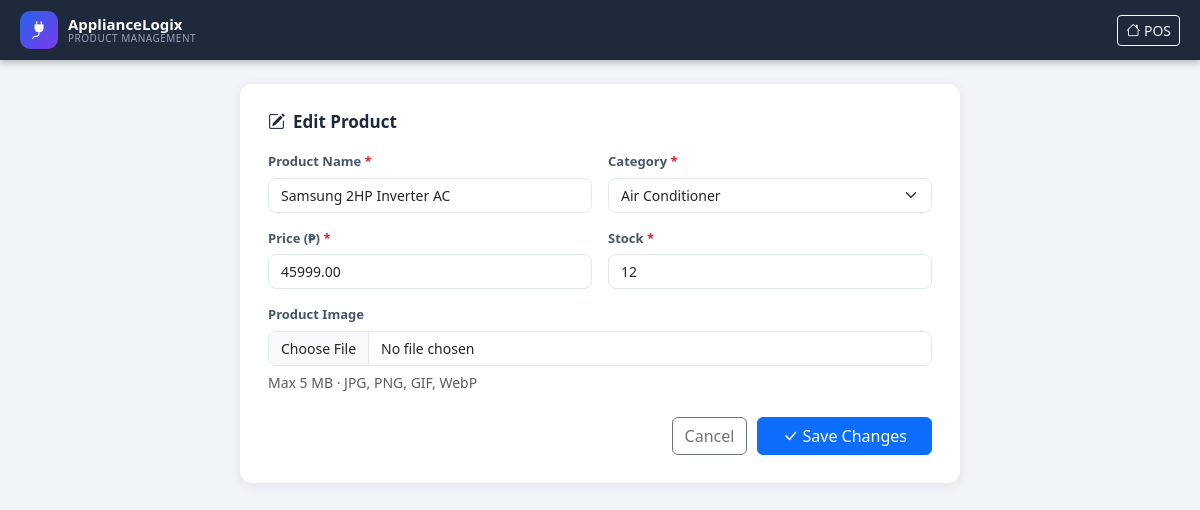
The page /products.php?action=edit&id=1 on the database its author committed.
### tables this page shows
CREATE TABLE IF NOT EXISTS products (
    id           INT AUTO_INCREMENT PRIMARY KEY,
    product_name VARCHAR(150)  NOT NULL,
    price        DECIMAL(10,2) NOT NULL DEFAULT 0.00,
    stock        INT           NOT NULL DEFAULT 0,
    categories   VARCHAR(100)  NOT NULL DEFAULT 'Other',
    image        VARCHAR(255)  DEFAULT NULL,
    created_at   TIMESTAMP     DEFAULT CURRENT_TIMESTAMP,
    updated_at   TIMESTAMP     DEFAULT CURRENT_TIMESTAMP ON UPDATE CURRENT_TIMESTAMP
);

### products.php (the view, shortened to what this page needs)
<?php
require_once 'config.php';
$action  = $_GET['action'] ?? 'list';
$id      = (int)($_GET['id'] ?? 0);
$editing = null;
if ($action === 'edit' && $id) {
    $s = $conn->prepare('SELECT * FROM products WHERE id=?');
    $s->bind_param('i', $id); $s->execute();
    $editing = $s->get_result()->fetch_assoc();
}
$products = [];
$cats = ['Air Conditioner','Dishwasher','Microwave','Oven','Refrigerator','Washer'];
?>
<!DOCTYPE html>
<html lang="en">
<head>
<link rel="stylesheet" href="https://cdn.jsdelivr.net/npm/bootstrap@5.3.3/dist/css/bootstrap.min.css">
<link rel="stylesheet" href="https://cdn.jsdelivr.net/npm/bootstrap-icons@1.11.3/font/bootstrap-icons.min.css">
<link rel="stylesheet" href="assets/css/style.css">
</head>
<body class="admin-body">
<nav class="top-navbar">
  <div class="navbar-brand-area">
    <div class="brand-icon"><i class="bi bi-plug-fill"></i></div>
    <div class="brand-text">
      <span class="brand-name">ApplianceLogix</span>
      <span class="brand-sub">Product Management</span>
    </div>
  </div>
  <div class="navbar-actions">
    <a href="index.php" class="btn btn-outline-light btn-sm"><i class="bi bi-house"></i> POS</a>
  </div>
</nav>
<div class="admin-container">
<?php if ($action === 'list'): ?>
<div class="d-flex align-items-center mb-3 gap-3">
  <h4 class="mb-0 fw-bold">Products <span class="badge bg-primary"><?= count($products) ?></span></h4>
  <input type="text" id="adminSearch" class="form-control form-control-sm ms-auto" style="max-width:260px" placeholder="Search…">
</div>
<div class="table-responsive admin-table-wrap">
<table class="table table-hover align-middle admin-table" id="adminTable">
  <thead>
    <tr>
      <th>#</th>
      <th>Image</th>
      <th>Product Name</th>
      <th>Category</th>
      <th>Price</th>
      <th>Stock</th>
      <th class="text-center">Actions</th>
    </tr>
  </thead>
  <tbody>
  <?php if (empty($products)): ?>
    <tr><td colspan="7" class="text-center py-4 text-muted">No products yet. <a href="products.php?action=add">Add one →</a></td></tr>
  <?php endif; ?>
  <?php foreach ($products as $i => $p):
    $img = $p['image'] && file_exists($p['image']) ? $p['image'] : null;
    $stockClass = $p['stock'] === 0 ? 'text-danger fw-bold' : ($p['stock'] <= 5 ? 'text-warning fw-bold' : 'text-success fw-bold');
  ?>
  <tr>
    <td class="text-muted small"><?= $i+1 ?></td>
    <td>
      <?php if ($img): ?>
        <img src="<?= htmlspecialchars($img) ?>" class="admin-thumb" alt="">
      <?php else: ?>
        <div class="admin-thumb-placeholder"><i class="bi bi-plug-fill"></i></div>
      <?php endif; ?>
    </td>
    <td class="fw-semibold"><?= htmlspecialchars($p['product_name']) ?></td>
    <td><span class="badge bg-secondary-subtle text-secondary"><?= htmlspecialchars($p['categories']) ?></span></td>
    <td>₱<?= number_format($p['price'], 2) ?></td>
    <td class="<?= $stockClass ?>"><?= $p['stock'] ?></td>
    <td class="text-center">
      <a href="products.php?action=edit&id=<?= $p['id'] ?>" class="btn btn-sm btn-outline-primary me-1">
        <i class="bi bi-pencil"></i> Edit
      </a>
      <a href="products.php?action=delete&id=<?= $p['id'] ?>" class="btn btn-sm btn-outline-danger"
         onclick="return confirm('Delete «<?= addslashes($p['product_name']) ?>»?')">
        <i class="bi bi-trash3"></i> Delete
      </a>
    </td>
  </tr>
  <?php endforeach; ?>
  </tbody>
</table>
</div>
<?php else: ?>
<div class="form-card">
  <h5 class="form-card-title">
    <i class="bi bi-<?= $editing && ($editing['id'] ?? 0) ? 'pencil-square' : 'plus-circle' ?>"></i>
    <?= ($editing && ($editing['id'] ?? 0)) ? 'Edit Product' : 'Add New Product' ?>
  </h5>
  <form method="POST" enctype="multipart/form-data" class="product-form">
    <div class="form-row-grid">
      <div class="form-group-custom">
        <label>Product Name <span class="req">*</span></label>
        <input type="text" name="product_name" class="form-control"
               value="<?= htmlspecialchars($editing['product_name'] ?? '') ?>" required>
      </div>
      <div class="form-group-custom">
        <label>Category <span class="req">*</span></label>
        <select name="categories" class="form-select" required>
          <?php foreach ($cats as $c): ?>
          <option value="<?= $c ?>" <?= ($editing['categories'] ?? '') === $c ? 'selected' : '' ?>><?= $c ?></option>
          <?php endforeach; ?>
        </select>
      </div>
      <div class="form-group-custom">
        <label>Price (₱) <span class="req">*</span></label>
        <input type="number" name="price" class="form-control" step="0.01" min="0.01"
               value="<?= $editing['price'] ?? '' ?>" required>
      </div>
      <div class="form-group-custom">
        <label>Stock <span class="req">*</span></label>
        <input type="number" name="stock" class="form-control" min="0"
               value="<?= $editing['stock'] ?? 0 ?>" required>
      </div>
    </div>
    <div class="form-group-custom mt-3">
      <label>Product Image</label>
      <input type="file" name="image" class="form-control" accept="image/*" id="imgInput" onchange="previewImg(this)">
      <small class="text-muted">Max 5 MB · JPG, PNG, GIF, WebP</small>
    </div>
    <div class="form-actions-row">
      <a href="products.php" class="btn btn-outline-secondary">Cancel</a>
      <button type="submit" class="btn btn-primary px-4">
        <i class="bi bi-check-lg"></i>
        <?= ($editing && ($editing['id'] ?? 0)) ? 'Save Changes' : 'Add Product' ?>
      </button>
    </div>
  </form>
</div>
<?php endif; ?>
</div>
</body>
</html>

### assets/css/style.css (style rules this page uses)
*, *::before, *::after { box-sizing: border-box; margin: 0; padding: 0; }
:root { --blue: #2563eb; --blue-dark: #1d4ed8; --green: #16a34a; --red: #dc2626; --amber: #d97706; --bg: #f1f5f9; --card-bg: #ffffff; --nav-bg: #1e293b; --nav-h: 60px; --cat-h: 52px; --panel-w: 340px; --radius: 12px; --shadow: 0 2px 12px rgba(0,0,0,.08); --shadow-hover: 0 8px 24px rgba(0,0,0,.14); --transition: .2s ease; }
body { background: var(--bg); font-family: 'Segoe UI', system-ui, sans-serif; color: #1e293b; }
.top-navbar { position: fixed; top: 0; left: 0; right: 0; z-index: 1000; height: var(--nav-h); background: var(--nav-bg); display: flex; align-items: center; gap: 16px; padding: 0 20px; box-shadow: 0 2px 8px rgba(0,0,0,.3); }
.navbar-brand-area { display: flex; align-items: center; gap: 10px; flex-shrink: 0; }
.brand-icon { width: 38px; height: 38px; background: linear-gradient(135deg, var(--blue), #7c3aed); border-radius: 10px; display: flex; align-items: center; justify-content: center; color: #fff; font-size: 18px; }
.brand-text { display: flex; flex-direction: column; line-height: 1.1; }
.brand-name { color: #fff; font-size: 15px; font-weight: 700; }
.brand-sub { color: #94a3b8; font-size: 10px; letter-spacing: .5px; text-transform: uppercase; }
.navbar-actions { display: flex; align-items: center; gap: 12px; margin-left: auto; flex-shrink: 0; }
.admin-body { background: var(--bg); }
.admin-container { max-width: 1100px; margin: 0 auto; padding: calc(var(--nav-h) + 24px) 20px 40px; }
.form-card { background: #fff; border-radius: var(--radius); box-shadow: var(--shadow); padding: 28px; max-width: 720px; margin: 0 auto; }
.form-card-title { font-size: 17px; font-weight: 700; margin-bottom: 20px; display: flex; align-items: center; gap: 8px; }
.form-row-grid { display: grid; grid-template-columns: 1fr 1fr; gap: 16px; }
.form-group-custom { display: flex; flex-direction: column; gap: 6px; }
.form-group-custom label { font-size: 13px; font-weight: 600; color: #475569; }
.form-group-custom .form-control, .form-group-custom .form-select { border-radius: 8px; border-color: #e2e8f0; font-size: 14px; }
.req { color: var(--red); }
.form-actions-row { display: flex; justify-content: flex-end; gap: 10px; margin-top: 24px; }

### rows shown on the page
products: product_name "Samsung 2HP Inverter AC", categories "Air Conditioner", price "45999.00", stock "12"
